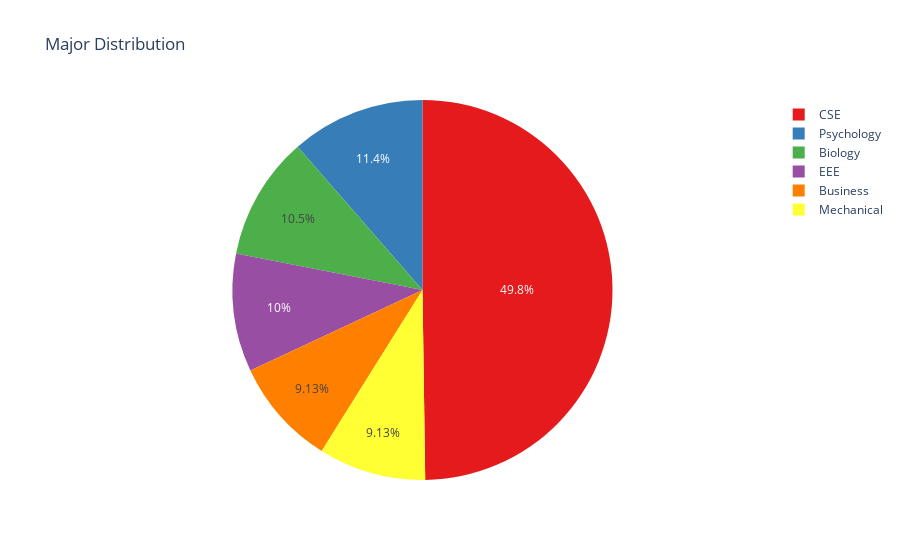

The notebook cell this image was saved under:
### Markdown cell above
Most of the people post rarely on socical media, with a count of 107 which is approximately 48.93% of the dataset. Least of them post daily on social media, with a count of 3 which is approximately 1.36% of the dataset. it is seen that people maximum post sometimes in social media and the persons with often and regular posts are less in number.

### Code cell
# Major Distribution
df['major'] = df['major'].replace({
    'CSE': 'CSE',
    'Computer Science': 'CSE',
    'Computer Science & Engineering': 'CSE',
    'IT': 'CSE'
})
major_counts = df['major'].value_counts().reset_index()
major_counts.columns = ['major', 'Count']

fig = px.pie(major_counts, 
             names='major', 
             values='Count', 
             title='Major Distribution',
             color='major', 
             color_discrete_sequence=px.colors.qualitative.Set1)

fig.show()

### Figure 1 — Plotly figure (JSON) as saved in the notebook; plotly's stock layout.template omitted (floating-point values rounded to 4 significant figures)
{"data": [{"customdata": [["CSE"], ["Psychology"], ["Biology"], ["EEE"], ["Business"], ["Mechanical"]], "domain": {"x": [0, 1], "y": [0, 1]}, "hovertemplate": "major=%{customdata[0]}<br>Count=%{value}<extra></extra>", "labels": ["CSE", "Psychology", "Biology", "EEE", "Business", "Mechanical"], "legendgroup": "", "marker": {"colors": ["rgb(228,26,28)", "rgb(55,126,184)", "rgb(77,175,74)", "rgb(152,78,163)", "rgb(255,127,0)", "rgb(255,255,51)"]}, "name": "", "showlegend": true, "type": "pie", "values": [109, 25, 23, 22, 20, 20]}], "layout": {"legend": {"tracegroupgap": 0}, "piecolorway": ["rgb(228,26,28)", "rgb(55,126,184)", "rgb(77,175,74)", "rgb(152,78,163)", "rgb(255,127,0)", "rgb(255,255,51)", "rgb(166,86,40)", "rgb(247,129,191)", "rgb(153,153,153)"], "title": {"text": "Major Distribution"}}}
